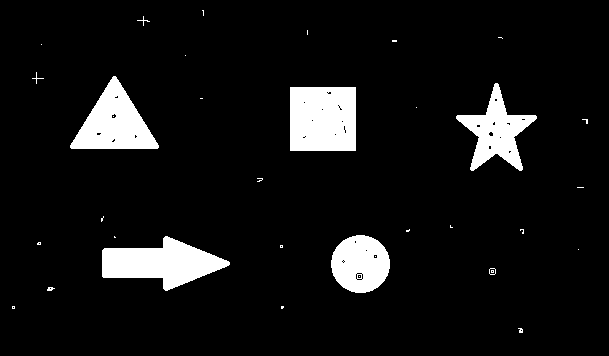
#> input picture shapes_n_dots.bmp, 609 x 356 px
$ jupyter execute 'Open and Close.ipynb'   (shell and % lines are left out)
#> lines starting #> are read from the running program, lines starting #| are printed output that depends on the picture
# Open and Close

Open and close are special operations intended to get rid of small imperfections by performing erosions and dilations.
- Open erodes first, and then dilates.
- Close dilates first, and the erodes.

Let's see the Open and Close operations in OpenCV.

[cell 1]
import numpy as np
import matplotlib.pyplot as plt
import cv2
from EC_CV import *
from matplotlib import rcParams

rcParams['figure.figsize'] = (20,8)

[cell 2]
# Let's open a black and white picture

img = plt.imread('shapes_n_dots.bmp')
#> img is the input picture: shape (356, 609, 4); mean R, G, B, A 20.3, 20.3, 20.3, 255
print(np.shape(img))
#| (356, 609, 4)
plt.imshow(img,cmap='gray')

[cell 3]
# Let's zoom in to see two special shapes

plt.imshow(img[200:,300:510],cmap='gray')
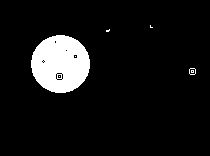
#> shown: shape (156, 210, 4); mean R, G, B, A 20.8, 20.8, 20.8, 255

[cell 4]
# Now let's perform a 3x3 open

kernel3 = np.ones((3,3),np.uint8)

img2 = img
img2 = cv2.morphologyEx(img2, cv2.MORPH_OPEN, kernel3)

fig, ax = plt.subplots(1,2)
ax[0].imshow(img,cmap='gray')
ax[1].imshow(img2,cmap='gray')
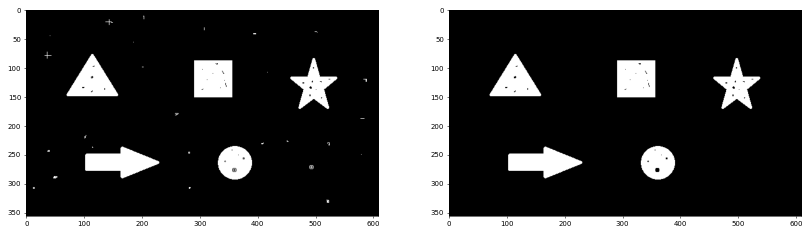
#> figure drawn by matplotlib, 2 panels

[cell 5]
# Now let's perform a 3x3 close

img2 = cv2.morphologyEx(img2, cv2.MORPH_CLOSE, kernel3)
plt.imshow(img2,cmap='gray')

# Now let's work with the 5 x 5 kernel

[cell 6]
# Let's open once
kernel5 = np.ones((5,5),np.uint8)
img2 = img
img2 = cv2.morphologyEx(img2, cv2.MORPH_OPEN, kernel5)
plt.imshow(img2,cmap='gray')

[cell 7]
# Now let's perform a 5x5 close

img2 = cv2.morphologyEx(img2, cv2.MORPH_CLOSE, kernel5)
plt.imshow(img2,cmap='gray')

[cell 8]
# Let's zoom in to see two special shapes

fig, ax = plt.subplots(1,2)
ax[0].imshow(img[200:,300:510],cmap='gray')
ax[1].imshow(img2[200:,300:510],cmap='gray')
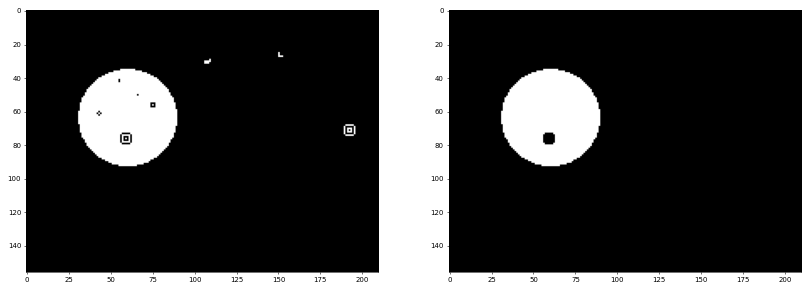
#> figure drawn by matplotlib, 2 panels

[cell 9]
# Now let's perform a 5x5 close first
img2 = img
img2 = cv2.morphologyEx(img2, cv2.MORPH_CLOSE, kernel5)

# And *then* a 5x5 open
img2 = cv2.morphologyEx(img2, cv2.MORPH_OPEN, kernel5)

fig, ax = plt.subplots(1,2)
ax[0].imshow(img[200:,300:510],cmap='gray')
ax[1].imshow(img2[200:,300:510],cmap='gray')
